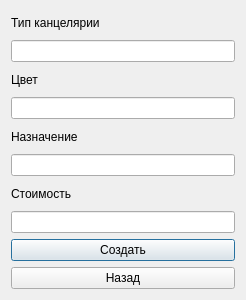
<?xml version="1.0" encoding="UTF-8"?>
<ui version="4.0">
 <class>Office</class>
 <widget class="QDialog" name="Office">
  <property name="geometry">
   <rect>
    <x>0</x>
    <y>0</y>
    <width>246</width>
    <height>300</height>
   </rect>
  </property>
  <property name="windowTitle">
   <string>Dialog</string>
  </property>
  <layout class="QVBoxLayout" name="verticalLayout">
   <item>
    <widget class="QLabel" name="label">
     <property name="text">
      <string>Тип канцелярии</string>
     </property>
    </widget>
   </item>
   <item>
    <widget class="QLineEdit" name="type"/>
   </item>
   <item>
    <widget class="QLabel" name="label_2">
     <property name="text">
      <string>Цвет</string>
     </property>
    </widget>
   </item>
   <item>
    <widget class="QLineEdit" name="color"/>
   </item>
   <item>
    <widget class="QLabel" name="label_3">
     <property name="text">
      <string>Назначение</string>
     </property>
    </widget>
   </item>
   <item>
    <widget class="QLineEdit" name="use"/>
   </item>
   <item>
    <widget class="QLabel" name="label_4">
     <property name="text">
      <string>Стоимость</string>
     </property>
    </widget>
   </item>
   <item>
    <widget class="QLineEdit" name="price"/>
   </item>
   <item>
    <widget class="QPushButton" name="createItem">
     <property name="text">
      <string>Создать</string>
     </property>
    </widget>
   </item>
   <item>
    <widget class="QPushButton" name="back">
     <property name="text">
      <string>Назад</string>
     </property>
    </widget>
   </item>
  </layout>
 </widget>
 <resources/>
 <connections/>
</ui>
